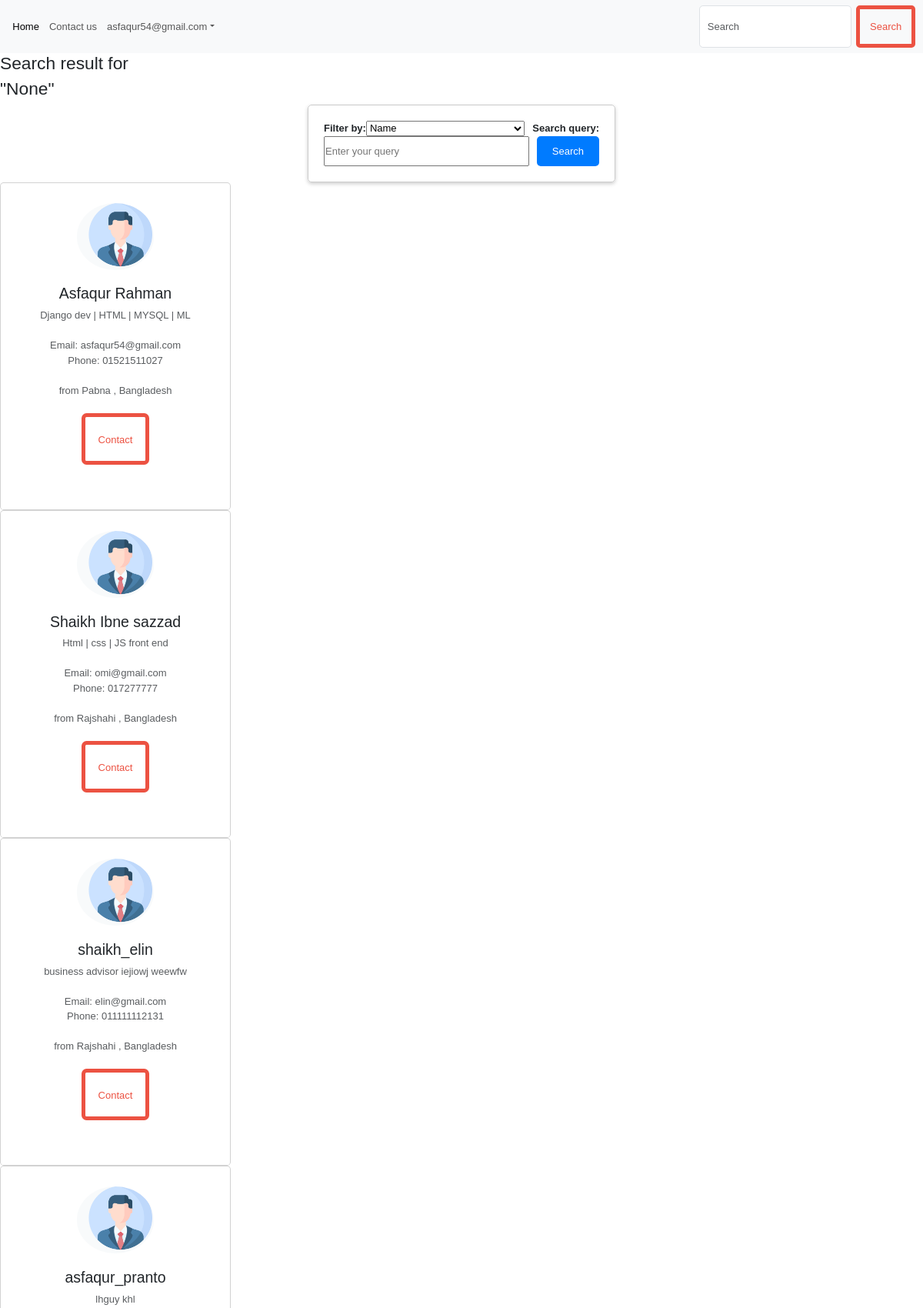
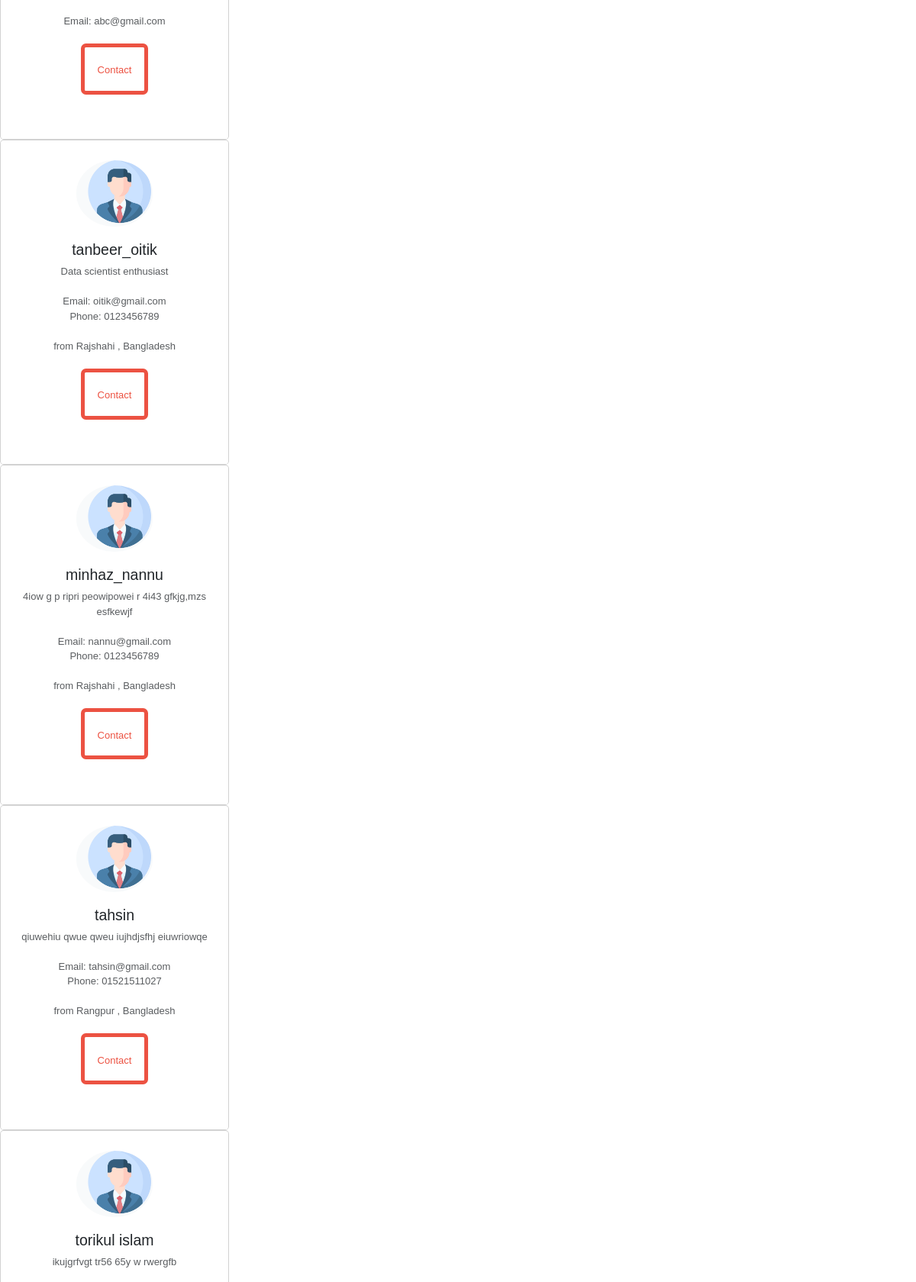
The page /filterresult/ (signed in, upper part) on the database its author committed (2 pictures, top to bottom).
### profile_part/models.py (models this page shows, shortened)
class Profile(models.Model):
    user = models.OneToOneField(User, on_delete= models.CASCADE )
    profession = models.CharField(max_length=150, null=True, blank=True)
    phone = models.CharField(max_length=30, null=True, blank=True)
    profile_username = models.CharField(max_length=150, unique=False, default='default_username')
    city = models.CharField(max_length=150, null=True, blank=True)
    country = models.CharField(max_length=150, null=True, blank=True,default="Bangladesh")
    profession = models.CharField(max_length=150, null=True, blank=True)
    bio = models.TextField()
    verified = models.BooleanField(default=False)

### profile_part/views.py (the view)
# urls.py: path('filterresult/',filterresult,name="filterresult"),
@login_required
def filterresult(request):
    try:
        search_by = request.GET.get('search_by')
        text = request.GET.get('query')
        queryset_data = request.session.get('search_result_queryset')
        if queryset_data is None:
            queryset = Profile.objects.all()
            print("queryset is empty == problem")
        else:
            queryset = Profile.objects.filter(id__in=[item['id'] for item in queryset_data])
        if search_by == "city":
            queryset = queryset.filter(city__icontains=text)
        elif search_by == "name":
            queryset = queryset.filter(profile_username__icontains=text)
        else:
            queryset = queryset.filter(profession__icontains=text)
    except ValueError:
        print("Error")
    context = {'text': search_by, 'queryset': queryset}
    return render(request, 'search_result.html', context)

### profile_part/templates/search_result.html (shortened to what this page needs)
{% extends 'base.html' %}
{% block start %}
  <div>
    <h3>Search result for</h3>
    <h3>"{{text}}"</h3>
  </div>
  <div>
    <form action="{% url 'filterresult' %}" method="GET" style="max-width: 400px; margin: 0 auto; padding: 20px; border: 1px solid #ccc; border-radius: 5px; box-shadow: 0 2px 5px rgba(0, 0, 0, 0.2); display: flex; flex-wrap: wrap; justify-content: space-between;">
        <label for="search_by" style="font-weight: bold;">Filter by:</label>
        <select id="search_by" name="search_by" style="flex: 1; margin-right: 10px;">
            <option value="name">Name</option>
        </select>
        <label for="query" style="font-weight: bold;">Search query:</label>
        <input type="text" id="query" name="query" placeholder="Enter your query" style="flex: 1; margin-right: 10px;">
        <input type="submit" value="Search" style="background-color: #007bff; color: #fff; border: none; border-radius: 5px; padding: 10px 20px; cursor: pointer;">
    </form>
  </div>
  {% for p in queryset %}
    <div class="card" style="width: 25%;">
      {% include 'profile_card.html' %}
    </div>
  {% endfor %}
{% endblock %}

### profile_part/templates/base.html (shortened to what this page needs)
<!DOCTYPE html>
<html lang="en">
  <head>
    <link href="https://cdn.jsdelivr.net/npm/bootstrap@5.3.0/dist/css/bootstrap.min.css" rel="stylesheet" />
    <link rel="stylesheet" href="/static/main.css" />
    <link rel="stylesheet" href="https://cdnjs.cloudflare.com/ajax/libs/font-awesome/6.4.0/css/all.min.css" />
  </head>
  <body>
    <header>
      <nav class="navbar navbar-expand-lg bg-body-tertiary">
        <div class="container-fluid">
          <div class="collapse navbar-collapse" id="navbarSupportedContent">
            <ul class="navbar-nav me-auto mb-2 mb-lg-0">
              <li class="nav-item">
                <a class="nav-link active" aria-current="page" href="/home/">Home</a>
              </li>
              <li class="nav-item">
                <a class="nav-link" href="https://www.linkedin.com/in/asfaqur-rahman-pranto-b34824267/">Contact us</a>
              </li>
              <li class="nav-item dropdown">
                <a class="nav-link dropdown-toggle" href="" role="button" data-bs-toggle="dropdown" aria-expanded="false">{{ request.user }}</a>
              </li>
            </ul>
            <form class="d-flex" role="search" method="GET" action="{% url 'search_result' %}">
              <input name="search" class="form-control me-2" type="search" placeholder="Search" aria-label="Search" />
              <button class="btn btn-outline-success" type="submit">Search</button>
            </form>
          </div>
        </div>
      </nav>
    </header>
    {% block start %}
    {% endblock %}
  </body>
</html>

### profile_part/templates/profile_card.html (shortened to what this page needs)
<a href="{% url 'userdetails'  p.user.email  %}">
    <div class="card-body text-center">
      <div class="mt-3 mb-4">
        <img src="/static/profilepic.png" class="rounded-circle img-fluid" style="width: 100px;" />
      </div>
      <h4 class="mb-2">{{ p.profile_username }}</h4>
      <p class="text-muted mb-4">
        {{ p.bio }}
      </p>
      <p class="text-muted mb-4">
        {% if p.user.email %}
          Email: {{ p.user.email }}
        {% endif %}
        <br>
        {% if p.phone %}
          Phone: {{ p.phone }}
        {% endif %}
      </p>
      <p class="text-muted mb-4">
        {% if p.city %}
        from {{ p.city }} ,
        {% endif %}
        {{ p.country }}
      </p>
      <button type="button" class="btn btn-primary btn-rounded btn-lg"><a href="{% url 'meeting' %}">Contact</a></button>
    </div>
</a>

### profile_part/static/main.css (style rules this page uses)
*, *::before, *::after { font-family: COCOGOOSE, sans-serif; font-weight: lighter; font-size: small; padding: 0; box-sizing: border-box; margin: 0; }
html { scroll-behavior: smooth; }
html, body { width: 100%; height: 100%; margin: 0; padding: 0; overflow-x: hidden; }
:root { --red: #ec5242; --black: #272a31; --grey: #d3d3d3; }
ul, li, a { padding-left: 0; list-style: none; text-decoration: none; color: inherit; }
@media only screen and (min-width: 768px) { .btn { padding: 1em; border: 5px solid var(--red); color: var(--red); background-color: inherit; } }

### rows shown on the page
Profile: profile_username "Asfaqur Rahman", bio "Django dev | HTML | MYSQL | ML", user.email "asfaqur54@gmail.com", phone "01521511027", city "Pabna", country "Bangladesh"
Profile: profile_username "Shaikh Ibne sazzad", bio "Html | css | JS front end", user.email "omi@gmail.com", phone "017277777", city "Rajshahi", country "Bangladesh"
Profile: profile_username "shaikh_elin", bio "business advisor iejiowj weewfw", user.email "elin@gmail.com", phone "011111112131", city "Rajshahi", country "Bangladesh"
Profile: profile_username "asfaqur_pranto", bio "lhguy khl", user.email "abc@gmail.com"
Profile: profile_username "tanbeer_oitik", bio "Data scientist enthusiast", user.email "oitik@gmail.com", phone "0123456789", city "Rajshahi", country "Bangladesh"
Profile: profile_username "minhaz_nannu", bio "4iow g p ripri peowipowei r 4i43 gfkjg,mzs esfkewjf", user.email "nannu@gmail.com", phone "0123456789", city "Rajshahi", country "Bangladesh"
Profile: profile_username "tahsin", bio "qiuwehiu qwue qweu iujhdjsfhj eiuwriowqe", user.email "tahsin@gmail.com", phone "01521511027", city "Rangpur", country "Bangladesh"
Profile: profile_username "torikul islam", bio "ikujgrfvgt tr56 65y w rwergfb"

### other values the page prints
{{ request.user }} "asfaqur54@gmail.com"
{{ text }} "None"
